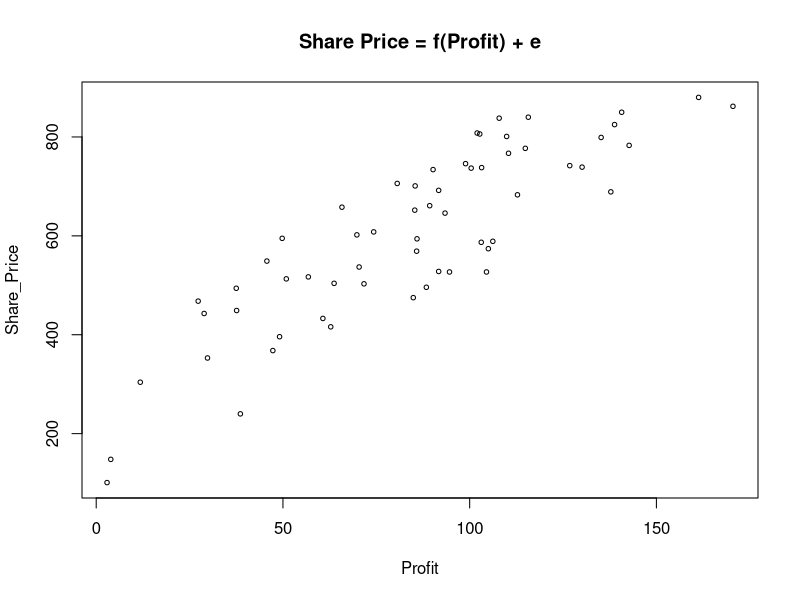
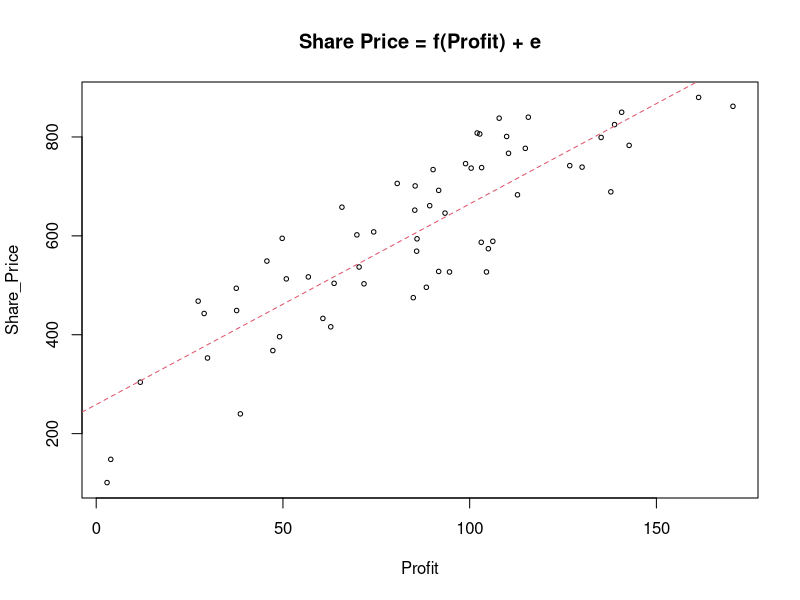

Write the R code that produced these figures, in order.
suppressPackageStartupMessages(library(dplyr))
# read csv file
companyd <- read.csv("SHARE_PRICE.csv", header=T)
# look at the data
glimpse(companyd)

# convert into factor type variables
companyd[, 5] <- as.factor(companyd[, 5])
companyd[, 6] <- as.factor(companyd[, 6])
companyd[, 7] <- as.factor(companyd[, 7])
# glance at data: what's the difference between the following two functions?
summary(companyd)
glimpse(companyd)

attach(companyd)
names(companyd)
plot(Share_Price ~ Profit, cex = .6, main = "Share Price = f(Profit) + e")

lm(Share_Price ~ Profit)
summary(lm(Share_Price ~ Profit))

# create a scatterplot
plot(Share_Price ~ Profit, cex = .6, main = "Share Price = f(Profit) + e")
# fit the model
model_1 <- lm(Share_Price ~ Profit)
# add the line of the best fit on the scatterplot
abline(model_1, lty = 2, col = 2)

summary(model_1)$r.squared

summary(model_1)

F_crit <- qf(0.95, 1, 58)
F_crit

summary(Profit)
